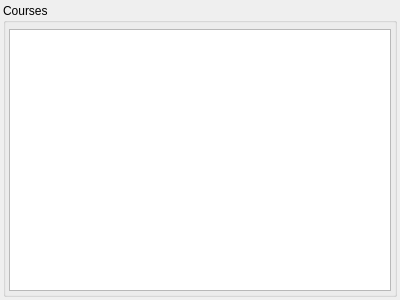
<?xml version="1.0" encoding="UTF-8"?>
<ui version="4.0">
 <class>EditCoursesWidget</class>
 <widget class="QWidget" name="EditCoursesWidget">
  <property name="geometry">
   <rect>
    <x>0</x>
    <y>0</y>
    <width>400</width>
    <height>300</height>
   </rect>
  </property>
  <property name="windowTitle">
   <string>Form</string>
  </property>
  <layout class="QVBoxLayout" name="verticalLayout_3">
   <property name="spacing">
    <number>3</number>
   </property>
   <property name="leftMargin">
    <number>3</number>
   </property>
   <property name="topMargin">
    <number>3</number>
   </property>
   <property name="rightMargin">
    <number>3</number>
   </property>
   <property name="bottomMargin">
    <number>3</number>
   </property>
   <item>
    <widget class="qf::gui::Splitter" name="splitter">
     <property name="orientation">
      <enum>Qt::Horizontal</enum>
     </property>
     <widget class="QGroupBox" name="groupBox">
      <property name="title">
       <string>Courses</string>
      </property>
      <layout class="QVBoxLayout" name="verticalLayout">
       <property name="spacing">
        <number>3</number>
       </property>
       <property name="leftMargin">
        <number>3</number>
       </property>
       <property name="topMargin">
        <number>3</number>
       </property>
       <property name="rightMargin">
        <number>3</number>
       </property>
       <property name="bottomMargin">
        <number>3</number>
       </property>
       <item>
        <widget class="qf::gui::TableViewToolBar" name="tblCoursesTB" native="true"/>
       </item>
       <item>
        <widget class="qf::gui::TableView" name="tblCourses"/>
       </item>
      </layout>
     </widget>
    </widget>
   </item>
  </layout>
 </widget>
 <customwidgets>
  <customwidget>
   <class>qf::gui::TableViewToolBar</class>
   <extends>QWidget</extends>
   <header location="global">qf/gui/tableviewtoolbar.h</header>
   <container>1</container>
  </customwidget>
  <customwidget>
   <class>qf::gui::TableView</class>
   <extends>QTableView</extends>
   <header location="global">qf/gui/tableview.h</header>
  </customwidget>
  <customwidget>
   <class>qf::gui::Splitter</class>
   <extends>QSplitter</extends>
   <header location="global">qf/gui/splitter.h</header>
   <container>1</container>
  </customwidget>
 </customwidgets>
 <resources/>
 <connections/>
</ui>
